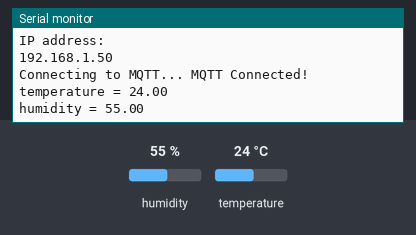
A sketch run on a simulated ESP8266 (NodeMCU). Parts: the last lines printed to the serial monitor. Inputs (shaded band) come from the test bench; at power-on: humidity 55 %, temperature 24 °C. WiFi joins after 1.5 s; servers stay silent unless stated; no MQTT or app messages arrive unless stated.

Above: at 2.7 s.
2.8 s: humidity set to 22 %
At 7.1 s:
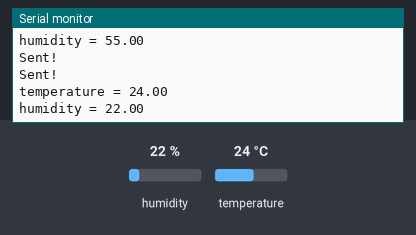
13.1 s: temperature set to 12 °C
At 17.6 s:
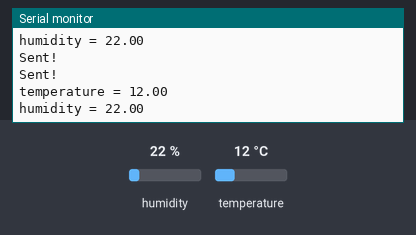
19.1 s: humidity set to 40 %
At 22.3 s:
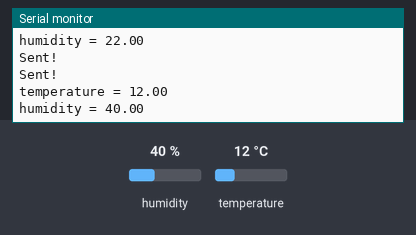
Timing chart, 0 to 23.8 s (numbered marks = the images above; inputs shaded):
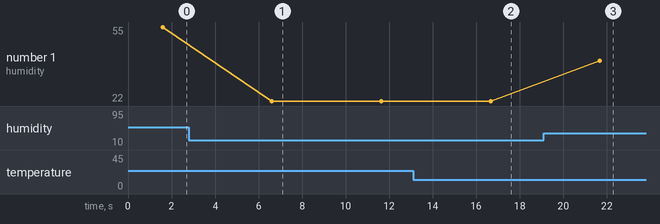

The sketch:

dht11.mqtt.ino
```cpp
//#include <ESP8266WiFi.h>
#include <ESP8266WiFi.h>
#include "Adafruit_MQTT.h"
#include "Adafruit_MQTT_Client.h"
#include "DHT.h"
#define DHTPIN D4 //connect DHT data pin to D4
#define DHTTYPE DHT11 // DHT 11
DHT dht(DHTPIN, DHTTYPE);
float temp; //to store the temperature value
float hum; // to store the humidity value

/********* WiFi Access Point ***********/

#define WLAN_SSID       "NUI"
#define WLAN_PASS       "lightyear"

/********* Adafruit.io Setup ***********/

#define AIO_SERVER      "io.adafruit.com"
#define AIO_SERVERPORT  1883                   // use 8883 for SSL
#define AIO_USERNAME    "samrudha85"
#define AIO_KEY         "aio_chtV635joZfb6IJGVFCv4VzwonGr"

/**** Global State (you don't need to change this!) ******/

// Create an ESP8266 WiFiClient class to connect to the MQTT server.
WiFiClient client;
// or... use WiFiFlientSecure for SSL
//WiFiClientSecure client;

// Setup the MQTT client class by passing in the WiFi client and MQTT server and login details.
Adafruit_MQTT_Client mqtt(&client, AIO_SERVER, AIO_SERVERPORT, AIO_USERNAME, AIO_KEY);

/********** Feeds *************/

// Setup a feed called 'photocell' for publishing.
// Notice MQTT paths for AIO follow the form: <username>/feeds/<feedname>
//Adafruit_MQTT_Publish photocell = Adafruit_MQTT_Publish(&mqtt, AIO_USERNAME "/feeds/photocell");


Adafruit_MQTT_Publish Temperature = Adafruit_MQTT_Publish(&mqtt, AIO_USERNAME "/feeds/temp");
Adafruit_MQTT_Publish Humidity = Adafruit_MQTT_Publish(&mqtt, AIO_USERNAME "/feeds/hum");
/********* Sketch Code ************/

// Bug workaround for Arduino 1.6.6, it seems to need a function declaration
// for some reason (only affects ESP8266, likely an arduino-builder bug).
void MQTT_connect();

void setup() {
  Serial.begin(115200);
  delay(10);

  dht.begin();


  Serial.println(F("Adafruit MQTT demo"));

  // Connect to WiFi access point.
  Serial.println(); Serial.println();
  Serial.print("Connecting to ");
  Serial.println(WLAN_SSID);

  WiFi.begin(WLAN_SSID, WLAN_PASS);
  while (WiFi.status() != WL_CONNECTED) {
    delay(500);
    Serial.print(".");
  }
  Serial.println();

  Serial.println("WiFi connected");
  Serial.println("IP address: "); Serial.println(WiFi.localIP());

}

uint32_t x=0;

void loop() {
  // Ensure the connection to the MQTT server is alive (this will make the first
  // connection and automatically reconnect when disconnected).  See the MQTT_connect
  // function definition further below.
  MQTT_connect();

   temp = dht.readTemperature();

 hum = dht.readHumidity();
Serial.print("temperature = ");
Serial.println(temp);
Serial.print("humidity = ");
Serial.println(hum);
 delay(5000);

   if (! Temperature.publish(temp)) { //Publish to Adafruit
      Serial.println(F("Failed"));
    }
    else {
      Serial.println(F("Sent!"));
    }
       if (! Humidity.publish(hum)) { //Publish to Adafruit
      Serial.println(F("Failed"));
    }
    else {
      Serial.println(F("Sent!"));
    }


  // this is our 'wait for incoming subscription packets' busy subloop
  // try to spend your time here


}

// Function to connect and reconnect as necessary to the MQTT server.
// Should be called in the loop function and it will take care if connecting.
void MQTT_connect() {
  int8_t ret;

  // Stop if already connected.
  if (mqtt.connected()) {
    return;
  }

  Serial.print("Connecting to MQTT... ");

  uint8_t retries = 3;
  while ((ret = mqtt.connect()) != 0) { // connect will return 0 for connected
       Serial.println(mqtt.connectErrorString(ret));
       Serial.println("Retrying MQTT connection in 5 seconds...");
       mqtt.disconnect();
       delay(1000);  // wait 5 seconds
       retries--;
       if (retries == 0) {
         // basically die and wait for WDT to reset me
         while (1);
       }
  }
  Serial.println("MQTT Connected!");
}
```

Measured:
- after the input at 2.8 s, the serial monitor: prints a new line after 3.8 s (image 1)
- after the input at 13.1 s, the serial monitor: prints a new line after 3.6 s (image 2)
- after the input at 19.1 s, the serial monitor: prints a new line after 2.6 s (image 3)
- plotted number 1: 55 → 22 after the input at 2.8 s, 22 → 40 after the input at 19.1 s
